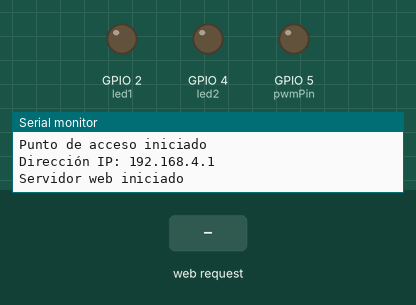
A sketch run on a simulated ESP32. On the bench: output pins drawn as LEDs (lit = HIGH), the last lines printed to the serial monitor. The inputs (shaded band) are chosen by the test bench.

Above: at 1.2 s.
1.3 s: HTTP request GET /led1/on received
At 1.6 s:
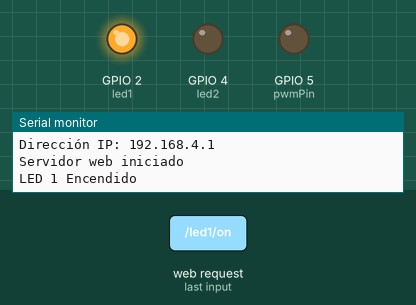
2.8 s: HTTP request GET /led2/on received
At 3.9 s:
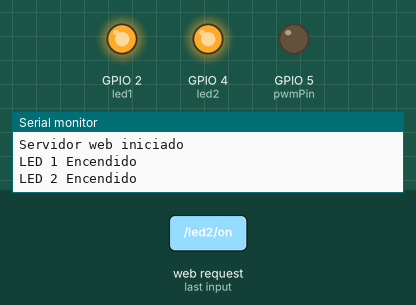
4.3 s: HTTP request GET /led1/off received
At 5.0 s:
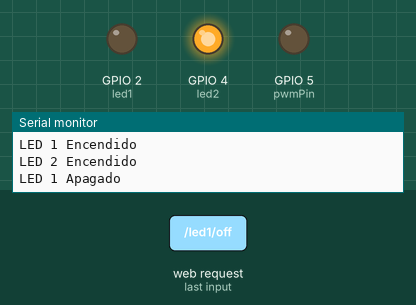
5.8 s: HTTP request GET /led2/off received
At 6.2 s:
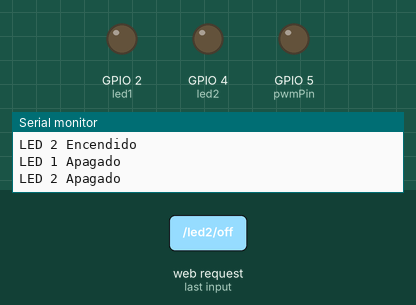
7.3 s: HTTP request GET /led1/on?value=1 received
At 8.6 s:
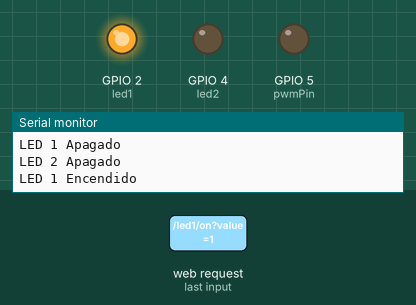
Timing chart, 0 to 9.8 s (numbered marks = the images above; inputs shaded):
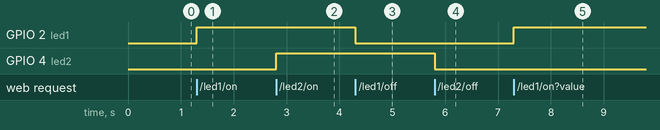

The sketch:

WifiESP32Code.ino
```cpp
// Librerías necesarias
#include <WiFi.h>
#include <WebServer.h>

// Definir credenciales del Access Point
const char* ssid = "Art_Byte";
const char* password = "JuanOrjuela";

// Definir credenciales de autenticación
const char* authUser = "admin";
const char* authPass = "1234";

// Definir pines de los LEDs y PWM
const int led1 = 2;
const int led2 = 4;
const int pwmPin = 5;

// Crear el servidor web en el puerto 80
WebServer server(80);

// Página HTML optimizada para móvil con botones grandes
const char htmlPage[] PROGMEM = R"rawliteral(
<!DOCTYPE html>
<html>
<head>
    <title>ESP32 Web Server</title>
    <meta name="viewport" content="width=device-width, initial-scale=1">
    <style>
        body { font-family: Arial; text-align: center; padding: 20px; background: #f0f0f0; }
        h2 { color: #333; }
        .btn { display: inline-block; padding: 15px 25px; margin: 10px; font-size: 20px;
               text-decoration: none; color: white; background: #007BFF; border-radius: 8px; }
        .btn.off { background: #dc3545; }
        .slider { width: 80%; margin: 20px auto; }
    </style>
</head>
<body>
    <h2>Control de LEDs</h2>
    <a class="btn" href="/led1/on">Encender LED 1</a>
    <a class="btn off" href="/led1/off">Apagar LED 1</a><br>
    <a class="btn" href="/led2/on">Encender LED 2</a>
    <a class="btn off" href="/led2/off">Apagar LED 2</a>

    <h2>Brillo PWM</h2>
    <form action="/pwm" method="GET">
        <input class="slider" type="range" name="value" min="0" max="255" onchange="this.form.submit()">
    </form>
</body>
</html>
)rawliteral";

void handleRoot() {
    if (!server.authenticate(authUser, authPass)) {
        return server.requestAuthentication();
    }
    server.send(200, "text/html", htmlPage);
}

void handleLED1On() {
    digitalWrite(led1, HIGH);
    Serial.println("LED 1 Encendido");
    server.send(200, "text/plain", "LED 1 Encendido");
}

void handleLED1Off() {
    digitalWrite(led1, LOW);
    Serial.println("LED 1 Apagado");
    server.send(200, "text/plain", "LED 1 Apagado");
}

void handleLED2On() {
    digitalWrite(led2, HIGH);
    Serial.println("LED 2 Encendido");
    server.send(200, "text/plain", "LED 2 Encendido");
}

void handleLED2Off() {
    digitalWrite(led2, LOW);
    Serial.println("LED 2 Apagado");
    server.send(200, "text/plain", "LED 2 Apagado");
}

void handlePWM() {
    if (!server.authenticate(authUser, authPass)) {
        return server.requestAuthentication();
    }
    if (server.hasArg("value")) {
        int pwmValue = server.arg("value").toInt();
        analogWrite(pwmPin, pwmValue); // Reemplazo de ledcWrite por analogWrite
        Serial.println("PWM Ajustado: " + String(pwmValue));
        server.send(200, "text/plain", "PWM Ajustado: " + String(pwmValue));
    } else {
        server.send(400, "text/plain", "Falta el parámetro de valor");
    }
}

void setup() {
    Serial.begin(115200);
    pinMode(led1, OUTPUT);
    pinMode(led2, OUTPUT);
    pinMode(pwmPin, OUTPUT);

    // Configurar el ESP32 como AP
    WiFi.softAP(ssid, password);
    Serial.println("Punto de acceso iniciado");
    Serial.print("Dirección IP: ");
    Serial.println(WiFi.softAPIP());

    // Definir rutas del servidor
    server.on("/", handleRoot);
    server.on("/led1/on", handleLED1On);
    server.on("/led1/off", handleLED1Off);
    server.on("/led2/on", handleLED2On);
    server.on("/led2/off", handleLED2Off);
    server.on("/pwm", handlePWM);

    // Iniciar servidor
    server.begin();
    Serial.println("Servidor web iniciado");
}

void loop() {
    server.handleClient();
}
```

Measured:
- after the input at 1.3 s, GPIO 2 (led1): LOW → HIGH at once
- after the input at 2.8 s, GPIO 4 (led2): LOW → HIGH at once
- after the input at 4.3 s, GPIO 2 (led1): HIGH → LOW at once
- after the input at 5.8 s, GPIO 4 (led2): HIGH → LOW at once
- after the input at 7.3 s, GPIO 2 (led1): LOW → HIGH at once
